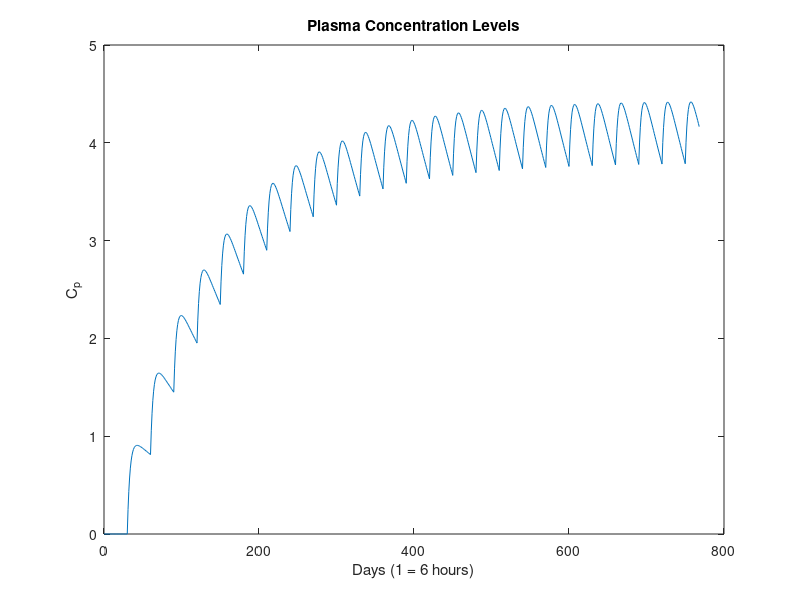

Write the MATLAB code that produced this figure.

function lab6Q1()

%change in time
deltaT = 0.25;

%half life (5 hours)  *******variable********
thalf = 20;

%volume of distribution
Vd = 70;
%absorption rate constant and elimination rate constant
Ka = 1;
Ke = 0.639/thalf;

%initial values
I = 0;
P = 0;
U = 0;

%multiplier
m = 4;

%T = t
T = 0:192 * m;

%dosage *********variables**************
d = 70; %eg. 10 = 10 mg
dintv = 30; %4 = 1 hour


%question 3 *******variables************
min = 4;
max = 8;


%192 hours
for t = 1:192 * m
    %dosage interval and dosage amount
    if mod(t,dintv) == 0
        I(t+1) = I(t) - I(t)*Ka*deltaT + d;
        %disp('I reached here');
    else
        I(t+1) = I(t) - I(t)*Ka*deltaT;
    end
    P(t+1) = P(t) + I(t)*Ka*deltaT - P(t)*Ke*deltaT;
    U(t+1) = U(t) + P(t)*Ke*deltaT; 
end

% to obtain concentration in mg
P = P/Vd;
plot(T, P);
title('Plasma Concentration Levels');
xlabel('Days (1 = 6 hours)');
ylabel('C_p');
%hold on


end